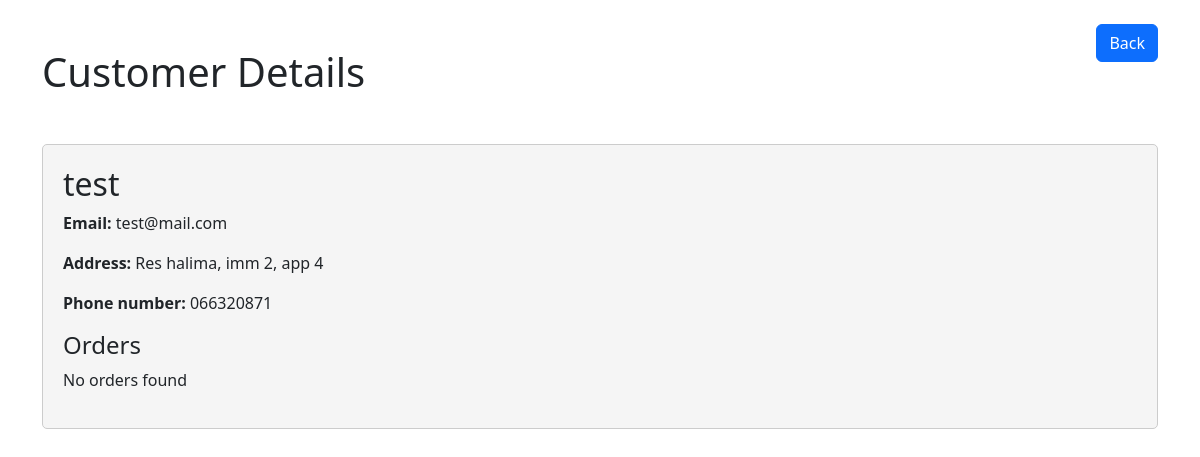
The app's page /admin/customers/view.php?id=5 (signed in) with its own data.
### tables this page shows
CREATE TABLE `users` (
  `id` int(11) NOT NULL,
  `username` varchar(255) NOT NULL,
  `email` varchar(255) NOT NULL,
  `address` varchar(100) DEFAULT NULL,
  `phone_number` varchar(20) DEFAULT NULL,
  `password` varchar(255) NOT NULL,
  `is_admin` tinyint(1) NOT NULL DEFAULT 0,
  `archived` tinyint(1) NOT NULL DEFAULT 0
);

### admin/customers/view.php (the view, shortened to what this page needs)
<!DOCTYPE html>
<html lang="en">
<head>
    <link href="https://cdn.jsdelivr.net/npm/bootstrap@5.2.3/dist/css/bootstrap.min.css" rel="stylesheet">
</head>
<body>
<div class="container">
        <header class="d-flex justify-content-between my-4">
            <h1 class="text-center my-4">Customer Details</h1>
            <div>
                <a href="index.php" class="btn btn-primary">Back</a>
            </div>
        </header>
        <div class="category-details my-4">
            <?php
        require_once "../../includes/db_connect.php";
        if(isset($_GET['id'])){
                    $id = mysqli_real_escape_string($conn, $_GET['id']);
                    $sql = "SELECT * FROM users WHERE id = $id";
                    $result = mysqli_query($conn, $sql);
                    $orderIds = [];
                    if(mysqli_num_rows($result) > 0){
                        while($row = mysqli_fetch_assoc($result)){
                            echo "<h2>".$row['username']."</h2>";
                            echo "<p><strong>Email: </strong>".$row['email']."</p>";
                            echo "<p><strong>Address: </strong>".$row['address']."</p>";
                            echo "<p><strong>Phone number: </strong>".$row['phone_number']."</p>";
                            echo "<h4>Orders</h4>";
                            if(count($orderIds) > 0){
                                echo "<ul>";
                                foreach($orderIds as $orderId){
                                    echo "<li><a href='../orders/view.php?id=".$orderId."'>Order ID: ".$orderId."</a></li>";
                                }
                                echo "</ul>";
                            }else{
                                echo "<p>No orders found</p>";
                            }
                        }
                    }else{
                        echo "No such Customer found";
                    }
                }else{
                    header("Location: index.php");
                }
            ?>
        </div>
</div>
</body>
</html>

### admin/customers/view.php (style rules this page uses)
.category-details { border: 1px solid #ccc; padding: 20px; border-radius: 5px; background-color: #f5f5f5; }

### records on screen
users: username "test", email "test@mail.com", address "Res halima, imm 2, app 4", phone_number "066320871"
